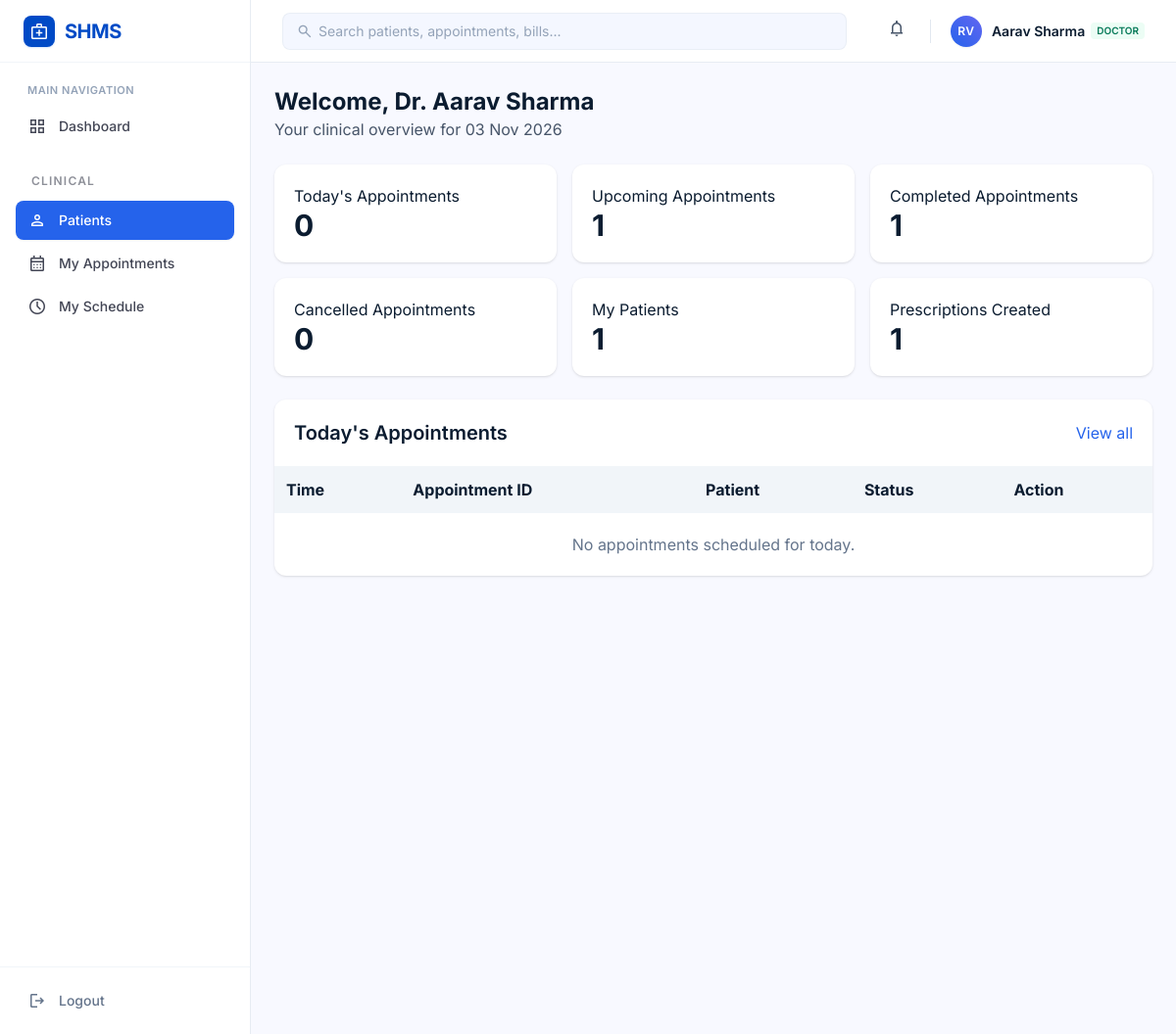
The page /doctors/dashboard/ (signed in) on the database its author committed.
### accounts/models.py (models this page shows, shortened)
class User(AbstractUser):
    email = models.EmailField(unique=True)
    role = models.CharField(
        max_length=20,
        choices=UserRole.choices,
        default=UserRole.PATIENT,
    )
    phone_number = models.CharField(
        max_length=15,
        blank=True,
    )
    profile_picture = models.ImageField(
        upload_to="profile_pictures/",
        blank=True,
        null=True,
    )
    created_at = models.DateTimeField(
        auto_now_add=True,
    )
    updated_at = models.DateTimeField(
        auto_now=True,
    )
    objects = CustomUserManager()
    USERNAME_FIELD = "email"
    REQUIRED_FIELDS = ["username"]
    class Meta:
        db_table = "users"
        verbose_name = "User"
        verbose_name_plural = "Users"

### doctors/models.py (models this page shows, shortened)
class Doctor(models.Model):
    user = models.OneToOneField(
        settings.AUTH_USER_MODEL,
        on_delete=models.CASCADE,
        related_name="doctor_profile",
    )
    doctor_id = models.CharField(
        max_length=20,
        unique=True,
        blank=True,
    )
    specialization = models.CharField(
        max_length=50,
        choices=SpecializationChoices.choices,
    )
    qualification = models.CharField(
        max_length=200,
    )
    experience = models.PositiveIntegerField()
    consultation_fee = models.DecimalField(
        max_digits=8,
        decimal_places=2,
    )
    availability = models.CharField(
        max_length=20,
        choices=AvailabilityChoices.choices,
        default=AvailabilityChoices.AVAILABLE,
    )
    address = models.TextField()
    created_at = models.DateTimeField(
        auto_now_add=True,
    )
    updated_at = models.DateTimeField(
        auto_now=True,
    )
    class Meta:
        db_table = "doctors"
        ordering = [
            "doctor_id",
        ]
        verbose_name = "Doctor"
        verbose_name_plural = "Doctors"

### doctors/views.py (the view)
@role_required(UserRole.DOCTOR)
def doctor_dashboard(request):
    today = timezone.localdate()
    doctor = get_object_or_404(
        Doctor.objects.select_related("user"),
        user=request.user,
    )
    appointments = (
        Appointment.objects
        .filter(doctor=doctor)
        .select_related("patient__user")
        .order_by("appointment_date", "appointment_time")
    )
    today_appointments = appointments.filter(
        appointment_date=today
    )
    context = {
        "doctor": doctor,
        "today": today,
        "today_appointments": today_appointments,
        "today_count": today_appointments.count(),
        "upcoming_count": appointments.filter(
            appointment_date__gt=today,
            status__in=[
                AppointmentStatus.SCHEDULED,
                AppointmentStatus.CONFIRMED,
            ],
        ).count(),
        "completed_count": appointments.filter(
            status=AppointmentStatus.COMPLETED,
        ).count(),
        "cancelled_count": appointments.filter(
            status=AppointmentStatus.CANCELLED,
        ).count(),
        "prescription_count": Prescription.objects.filter(
            appointment__doctor=doctor,
        ).count(),
        "patient_count": appointments.values(
            "patient_id"
        ).distinct().count(),
    }
    return render(
        request,
        "doctors/dashboard.html",
        context,
    )

### templates/doctors/dashboard.html (shortened to what this page needs)
{% extends "base.html" %}
{% block content %}
<div class="p-lg space-y-lg">
    <div>
        <h1 class="text-2xl font-bold">
            Welcome, Dr. {{ doctor.user.get_full_name }}
        </h1>
        <p class="text-slate-600">
            Your clinical overview for {{ today|date:"d M Y" }}
        </p>
    </div>
    <div class="grid grid-cols-1 md:grid-cols-3 gap-4">
        <div class="bg-white rounded-xl shadow p-5">
            <p>Today's Appointments</p>
            <h2 class="text-3xl font-bold">{{ today_count }}</h2>
        </div>
        <div class="bg-white rounded-xl shadow p-5">
            <p>Upcoming Appointments</p>
            <h2 class="text-3xl font-bold">{{ upcoming_count }}</h2>
        </div>
        <div class="bg-white rounded-xl shadow p-5">
            <p>Completed Appointments</p>
            <h2 class="text-3xl font-bold">{{ completed_count }}</h2>
        </div>
        <div class="bg-white rounded-xl shadow p-5">
            <p>Cancelled Appointments</p>
            <h2 class="text-3xl font-bold">{{ cancelled_count }}</h2>
        </div>
        <div class="bg-white rounded-xl shadow p-5">
            <p>My Patients</p>
            <h2 class="text-3xl font-bold">{{ patient_count }}</h2>
        </div>
        <div class="bg-white rounded-xl shadow p-5">
            <p>Prescriptions Created</p>
            <h2 class="text-3xl font-bold">{{ prescription_count }}</h2>
        </div>
    </div>
    <div class="bg-white rounded-xl shadow overflow-x-auto">
        <div class="p-5 flex justify-between items-center">
            <h2 class="text-xl font-semibold">Today's Appointments</h2>
            <a href="{% url 'appointments:list' %}" class="text-blue-600 hover:underline">
                View all
            </a>
        </div>
        <table class="w-full text-left">
            <thead class="bg-slate-100">
                <tr>
                    <th class="p-3">Time</th>
                    <th class="p-3">Appointment ID</th>
                    <th class="p-3">Patient</th>
                    <th class="p-3">Status</th>
                    <th class="p-3">Action</th>
                </tr>
            </thead>
            <tbody>
                {% for appointment in today_appointments %}
                <tr class="border-t">
                    <td class="p-3">
                        {{ appointment.appointment_time|time:"H:i" }}
                    </td>
                    <td class="p-3">
                        {{ appointment.appointment_id }}
                    </td>
                    <td class="p-3">
                        {{ appointment.patient.user.get_full_name }}
                    </td>
                    <td class="p-3">
                        {{ appointment.get_status_display }}
                    </td>
                    <td class="p-3">
                        <a class="text-blue-600 hover:underline" href="{% url 'appointments:detail' appointment.pk %}">
                            Open
                        </a>
                    </td>
                </tr>
                {% empty %}
                <tr>
                    <td colspan="5" class="p-5 text-center text-slate-500">
                        No appointments scheduled for today.
                    </td>
                </tr>
                {% endfor %}
            </tbody>
        </table>
    </div>
</div>
{% endblock %}

### templates/includes/header.html (shortened to what this page needs)
<header
    class="sticky top-0 z-30 h-16 bg-surface-container-lowest/90 backdrop-blur-md border-b border-slate-200/80 px-4 sm:px-6 lg:px-8 flex items-center justify-between gap-4 no-print">
    <div class="flex items-center gap-3 flex-1 max-w-xl">
        <form action="{% url 'core:search' %}" class="relative w-full max-w-xl hidden sm:block" method="get" role="search">
            <span
                class="material-symbols-outlined absolute left-3.5 top-1/2 -translate-y-1/2 text-slate-400 text-[18px] pointer-events-none">search</span>
            <input
                class="w-full pl-9 pr-4 py-2 bg-surface-container-low/70 border border-slate-200/60 rounded-lg text-sm text-on-surface placeholder:text-slate-400 focus:outline-none focus:ring-2 focus:ring-primary/20 focus:border-primary transition-all"
                id="header-search" name="q" value="{{ request.GET.q|default:'' }}"
                maxlength="100" placeholder="Search patients, appointments, bills..." type="search" required />
        </form>
    </div>
    <div class="flex items-center gap-2 sm:gap-4">
        <div class="relative">
            <button aria-label="Notifications{% if unread_notification_count %}, {{ unread_notification_count }} unread{% endif %}"
                aria-controls="notification-panel" aria-expanded="false"
                data-notification-ids="{{ recent_activity_ids|join:',' }}"
                id="notification-button"
                class="relative p-2 rounded-lg text-slate-600 hover:bg-surface-container-low hover:text-on-surface transition-colors">
                <span class="material-symbols-outlined text-[20px]">notifications</span>
            </button>
        </div>
        <div class="flex items-center gap-2.5 pl-1">
            <div
                class="w-8 h-8 rounded-full bg-gradient-to-tr from-blue-600 to-indigo-500 text-white flex items-center justify-center font-semibold text-xs tracking-wider shadow-sm">
                RV
            </div>
            <div class="hidden sm:flex flex-col text-left leading-tight">
                <div class="flex items-center gap-1.5">
                    <span class="text-sm font-semibold text-on-surface">{{ user.get_full_name|default:user.username }}</span>
                    <span
                        class="px-1.5 py-0.5 rounded text-[10px] font-semibold bg-emerald-50 text-emerald-700">{{ user.role|default:"User" }}</span>
                </div>
            </div>
        </div>
    </div>
</header>

### rows shown on the page
User: get_full_name "Aarav Sharma", role "DOCTOR"
Doctor: user.get_full_name "Aarav Sharma"

### other values the page prints
{{ today|date:"d M Y" }} "03 Nov 2026"
{{ today_count }} "0"
{{ upcoming_count }} "1"
{{ completed_count }} "1"
{{ cancelled_count }} "0"
{{ patient_count }} "1"
{{ prescription_count }} "1"
